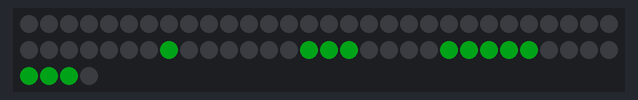
Simulated run of this sketch. Board: Arduino Uno, built for the host (arithmetic inside an expression is 32-bit, double 64-bit). Shown: 64 RGB LEDs in strip order, left to right, continuing on the next row. Dim RGB values are drawn brighter than linear; random numbers use the default seed unless the sketch sets one.

Above: at 0.98 s.
At 1.64 s:
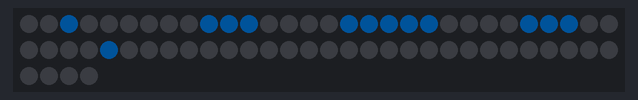
At 10.27 s:
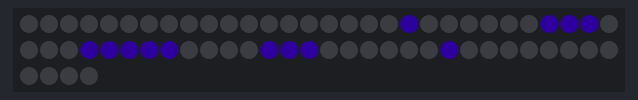
At 20.12 s:
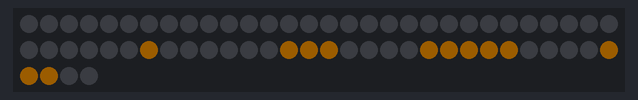
At 31.81 s:
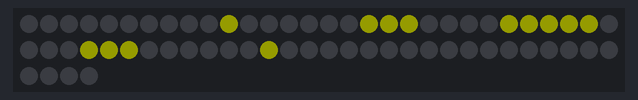
At 38.7 s:
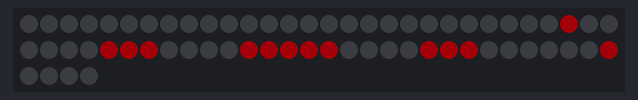

The sketch:

src.ino
```cpp
//Benötigte Libaray
#include <FastLED.h>

#define Pin 2 // Anschluss der LED Matrix
#define anzahlLED 64 // Anzahl der verfügbaren LEDs
// Maße der Matrix in Pixel
#define breite 8
#define hoehe 8

// Array von dem Datentyp CRGB, das die Farben jeder einzelnen LED speichert. Jeder Eintrag entspricht einer LED.
CRGB leds[anzahlLED];


// Funktion zur Umwandlung von Koordinanten in einen Index im leds-Array
int wandleKoordinatenInIndex(int x, int y) {
  return y * breite + x;
}

void setup() {
  // Initialisieren der Matrix, Pin, Farbraum, Array und Anzahl der LEDs
  FastLED.addLeds<WS2812, Pin, GRB>(leds, anzahlLED);
  // Hellichkeit(max:255)
  FastLED.setBrightness(40);
  FastLED.clear();
  //Die Matrix auf den gespeicherten Stand aktualisieren.
  FastLED.show();
}

void loop() {
   // Aufruf der Feuerwerkfunktion
  firework();
   // Pause zwischen Feuerwerken
  delay(200);
}

void firework() {
  // Zufällige Startposition auf der X-Achse
  int StartX = random(2, breite - 2);
  // Zufällige Höhe auf der Y-Achse
  int ZielhöheY = random(2, hoehe - 1);

  // Mit einer Schleife wird die Rakete als weiße LED weiter nach oben gesetzt
  for (int i = 0; i <= ZielhöheY; i++) {
    FastLED.clear();
    // Eine LED wird weiß in der Reihe, in der sie gestartet ist und um 1 nach oben gesetzt
    leds[wandleKoordinatenInIndex(StartX, i)] = CRGB::White;
    FastLED.show();
    // unterschiedliche Geschwindigkeiten der Rakete
    delay(random(70, 130));
  }

  // Wenn die Zielhöhe erreicht ist, wird die Explosion gestartet.
  explosion(StartX, ZielhöheY);
}


void explosion(int StartX, int ZiehlHoeheY) {
  // Eine zufällige Farbe wird gewählt
  CRGB farbe = CHSV(random(255), 255, 255);

  // Durch mehrere Schleifen wird eine Animation erstellt,
  // durch welche die Explosion von innen nach außen wächst

  // Kontrolliert die Größe der Explosion(sie wird von 1 auf 2 größer)
  for (int n = 1; n <= 2; n++) {
    // Alle Pixel werden durchgegangen, um zu schauen, ob sie in Reichweite der Explosion liegen.
    for (int x = 0; x < breite; x++) {
      for (int y = 0; y < hoehe; y++) {

        int abstandX = x - StartX; // Abstand zur Explosionsmitte (horizontal)
        int abstandY = y - ZiehlHoeheY; // Abstand zur Explosionsmitte (vertikal)

        // Die LEDs, die benötigt werden, werden angeschaltet.
        if (abs(abstandX) + abs(abstandY) <= n) {
          leds[wandleKoordinatenInIndex(x, y)] = farbe;
        }
      }
    }

    FastLED.show();
    delay(100);
  }

}
```
